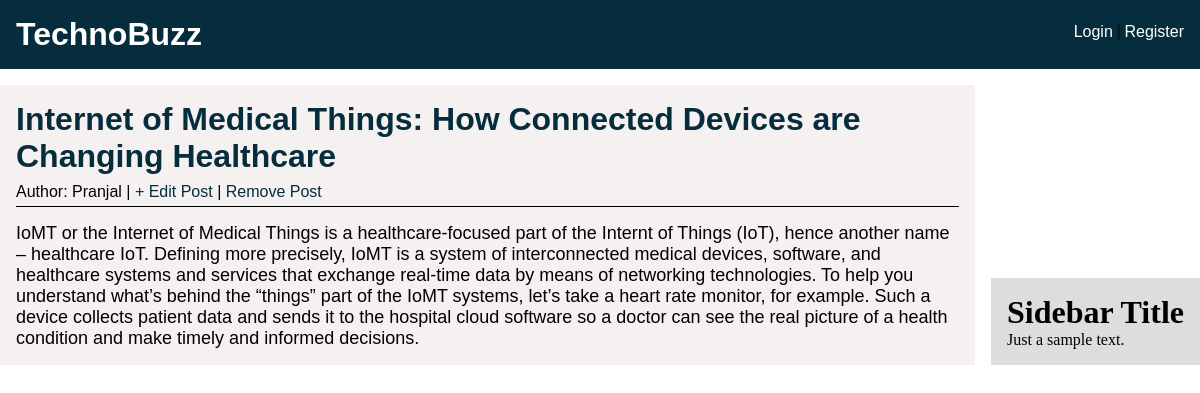
/article/6/, run on the app's committed database.
### blog/models.py (models this page shows, shortened)
class Post(models.Model):
	title = models.CharField(max_length=255)
	author = models.ForeignKey('auth.User',on_delete=models.CASCADE)
	body = models.TextField()

### blog/views.py (the view)
# urls.py: path('article/<int:pk>/',PostDetailView.as_view(),name="post-detail"),
class PostDetailView(DetailView):
	model = Post
	template_name = 'post_detail.html'

### blog/templates/post_detail.html (shortened to what this page needs)
{% extends 'base.html' %}
{%block content %}
	<div class="post_details">
		<div class="post_info">
			<h1>{{post.title}}</h1>
			<div class="post_detail_meta">
			<p>Author: {{post.author}} | <a href="{% url 'post-edit' post.pk %}"> + Edit Post </a> | <a href="{% url 'post-delete' post.pk%}"> Remove Post</a></p>
		</div>
		</div>
		<p class="post_detail_content">
			{{post.body}}
		</p>
	</div>
{% endblock%}

### static/css/style.css (style rules this page uses)
* { margin:0; padding: 0; }
a { text-decoration: none; }
.post_details { font-family:sans-serif; background: #f3eeeecf; padding: 1rem; }
.post_detail_meta { margin-top: 0.5rem; }
.post_detail_meta a { color: #052d3d; }
.post_detail_content { padding-top: 1rem; font-size:18px; }
.post_info { border-bottom: 1px solid; padding-bottom: 5px; }
.post_info h1 { color:#052d3d; }

### data on the page
Post: title "Internet of Medical Things: How Connected Devices are Changing Healthcare", author "Pranjal", body "IoMT or the Internet of Medical Things is a healthcare-focused part of the Internt of Things (IoT), hence another name – healthcare IoT. Defining more precisely, IoMT is a system of interconnected medical devices, software, and healthcare systems and services that exchange real-time data by means of networking technologies. To help you understand what’s behind the “things” part of the IoMT systems, let’s take a heart rate monitor, for example. Such a device collects patient data and sends it to the hospital cloud software so a doctor can see the real picture of a health condition and make timely and informed decisions."
